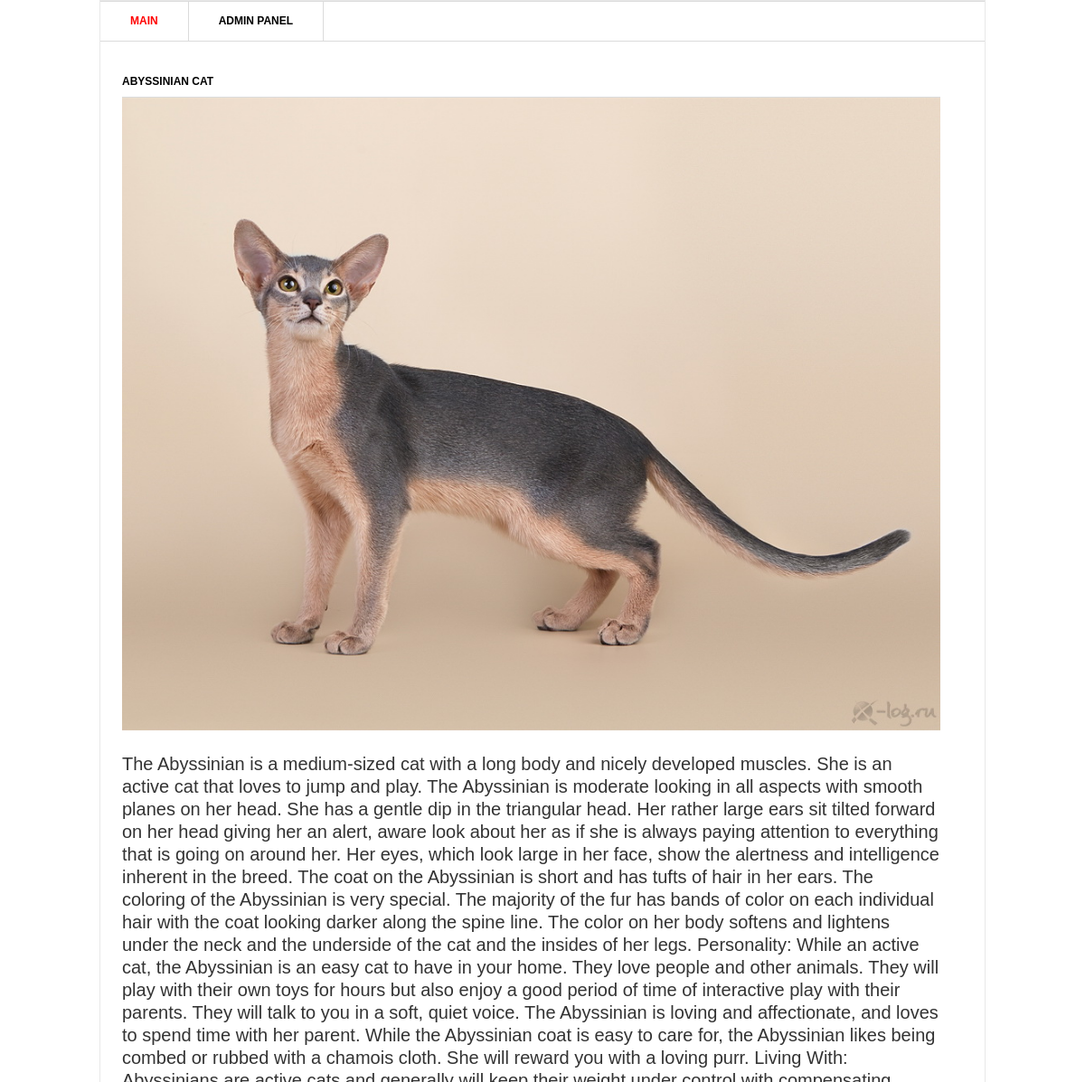
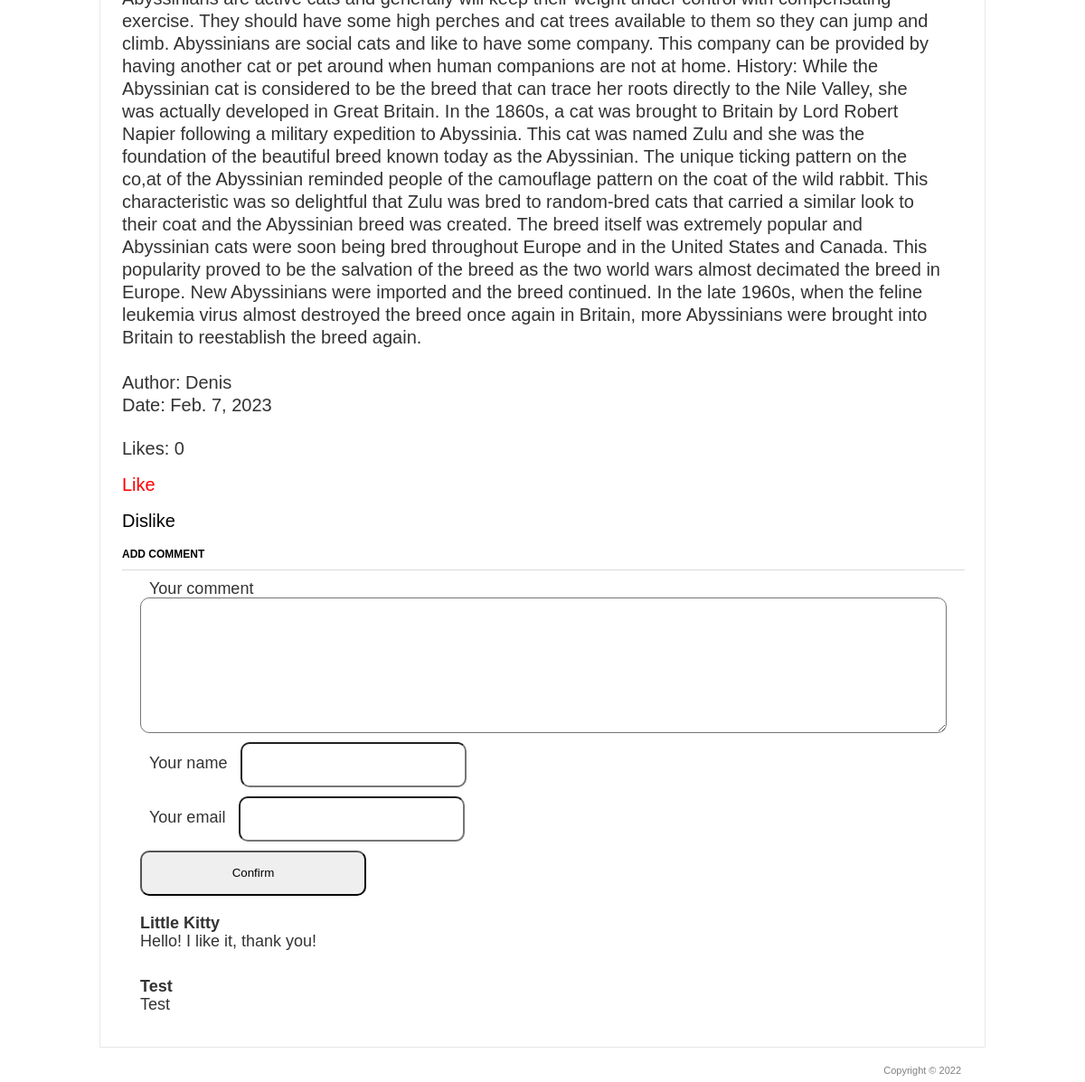
/1/, run on the app's committed database (2 pictures, top to bottom).
### blog/models.py (models this page shows, shortened)
class Post(models.Model):
    title = models.CharField('Title', max_length=100)
    description = models.TextField('Main text')
    author = models.CharField('Author name', max_length=100)
    date = models.DateField('Date')
    img = models.ImageField('Image', upload_to='image/%Y')
    class Meta:
        verbose_name = 'Post'
        verbose_name_plural = 'Posts'

class Comments(models.Model):
    email = models.EmailField()
    name = models.CharField('Name', max_length=50)
    text_comments = models.TextField('Comment text', max_length=2000)
    post = models.ForeignKey(Post, verbose_name='Publication', on_delete=models.CASCADE)
    class Meta:
        verbose_name = 'Comment'
        verbose_name_plural = 'Comments'

### blog/views.py (the view)
# urls.py: path('<int:pk>/', views.PostDetail.as_view()),
class PostDetail(View):
    def get(self, request, pk):
        post = Post.objects.get(id=pk)
        return render(request, 'blog/blog_detail.html', {'post': post})

### templates/blog/blog_detail.html (shortened to what this page needs)
<!DOCTYPE>
{% load static %}
<html >
<head>
	<link rel="stylesheet" href="{% static 'css/style.css' %}" type="text/css" media="all" />
</head>
<body>
<div class="shell">
	<div class="border">
		<div id="navigation">
			<ul>
			    <li><a href="/" class="active">Main</a></li>
			    <li><a href="/admin">Admin panel</a></li>
			</ul>
		</div>
		<div id="main">
			<div id="content" class="left">
				<div class="projects-detail">
					<h3>{{ post.title }}</h3>
                    <a href="#"><img src="{{ post.img.url }}" width="100%" /></a>
					<div class="item-detail">
						<div class="text left">
							<br>
							<p>{{ post.description }}</p>
							<br>
							<p>Author: {{ post.author }} </p>
							<p>Date: {{ post.date }}</p>
							<br>
						</div>
					</div>
				</div>
			</div>
			<div class="Like-part">
				<br>
				<p>Likes: {{ post.likes_set.all.count }}</p>
				<br>
				<a href="{% url 'add_like' post.id %}">Like</a>
				<br>
				<br>
				<a class="dislike" href="{% url 'add_dislike' post.id %}">Dislike</a>
			</div>
			<div class="form-comment">
				<br>
				<h3>Add comment</h3>
				<div>
					<form action="{% url 'add_comments' post.id %}" method="post">
						<div>
							<label>Your comment</label>
							<textarea name="text_comments"></textarea>
							</div>
						<div>
							<label>Your name</label>
							<input type="text" name="name">
							</div>
						<div>
							<label>Your email</label>
							<input type="email" name="email">
							</div>
						<div>
							<button type="submit">Confirm</button>
							</div>
					</form>
				</div>
			</div>
			<div>
				{% for comment in post.comments_set.all %}
				<div class="view-comment">
					<h4>{{ comment.name }}</h4>
					<p>
						{{comment.text_comments }}
					</p>
				</div>
				{% endfor %}
			</div>
		</div>
	</div>
	<div id="footer">
		<p class="copy right">Copyright &copy;  2022 </p>
	</div>
</div>
</body>
</html>

### static/css/style.css (style rules this page uses)
* { margin: 0; padding: 0; outline:0; }
body { font-size: 12px; line-height: 20px; font-family: Georgia, Arial, Helvetica, Sans-Serif; color: #333; background: url() repeat 0 0; }
a { color: #ff0000; text-decoration: none; cursor:pointer; }
a img { border: 0; }
input, textarea, select { font-family: Arial, Helvetica, sans-serif; font-size:12px; }
textarea { overflow:auto; }
.left, .alignleft { float: left; display: inline; }
.right, .alignright { float: right; display: inline; }
.shell { width: 980px; margin: 0 auto; }
.border { border: 1px solid #e8e8e8; background: #fff; position: relative; }
#navigation { height: 43px; border-top: 1px solid #dbdbdb; border-bottom: 1px solid #dbdbdb; }
#navigation ul { list-style: none; }
#navigation ul li { float: left; height: 43px; border-right: 1px solid #dbdbdb; font-size: 12px; line-height: 43px; font-weight: bold; text-transform: uppercase; }
#navigation ul li a { float: left; height: 43px; color: #000; padding: 0 33px; }
#navigation ul li a:hover, #navigation ul li a.active { color: #ff0000; text-decoration: none; }
#main { width: 932px; padding: 37px 24px 17px 24px; }
#main h3 { font-size: 12px; line-height: 15px; color: #000; text-transform: uppercase; border-bottom: 1px solid #dbdbdb; padding: 0 0 9px 0; }
#content { width: 905px; }
#footer { font-family: Arial, sans-serif; font-size: 11px; line-height: 14px; color: #7f7f7f; padding: 18px 27px 20px 38px; }
.form-comment { font-size: 18px; }
.form-comment label { margin: 10px 10px; }
.form-comment input { border-radius: 10px; padding: 20px; height: 50px; width: 250px; }
.form-comment textarea { border-radius: 10px; padding: 20px; height: 150px; width: 100%; resize: vertical; }
.form-comment div { margin: 10px; }
.view-comment { padding: 10px; margin: 10px; font-size: 18px; border-radius: 10px; }
.form-comment button { height: 50px; width: 250px; border-radius: 10px; }
.like-part { font-size: 20px; border-radius: 10px; }
.item-detail { font-size: 20px; height: 150px; width: 100%; line-height: 25px; }
.like-part .dislike { color: black; }

### data on the page
Post: title "ABYSSINIAN CAT", img (picture), description "The Abyssinian is a medium-sized cat with a long body and nicely developed muscles. She is an active cat that loves to jump and play. The Abyssinian is moderate looking in all aspects with smooth planes on her head. She has a gentle dip in the triangular head. Her rather large ears sit tilted forward on her head giving her an alert, aware look about her as if she is always paying attention to everything that is going on around her. Her eyes, which look large in her face, show the alertness and intelligence inherent in the breed. The coat on the Abyssinian is short and has tufts of hair in her ears. The coloring of the Abyssinian is very special. The majority of the fur has bands of color on…", author "Denis", date "Feb. 7, 2023", likes_set.all.count "0"
Comments: name "Little Kitty", text_comments "Hello! I like it, thank you!"
Comments: name "Test", text_comments "Test"
